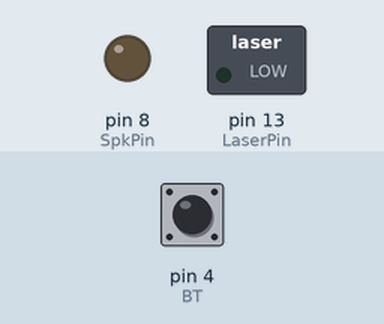
Simulated run of this sketch. Board: Arduino Uno, built with avr-gcc and run on an emulated ATmega328P. On the bench: switched loads named in the sketch (green lamp = pin HIGH), output pins drawn as LEDs (lit = HIGH). The inputs (shaded band) are chosen by the test bench; at power-on: pin 4 (BT) HIGH.

Above: at 1.2 s.
1.3 s: pin 4 (BT) pulled LOW for 1 s
At 2.2 s:
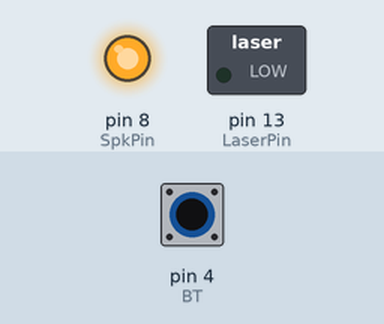
Timing chart, 0 to 13.3 s (numbered marks = the images above; inputs shaded):
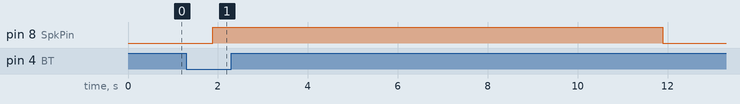

Measured:
- after the input at 1.3 s, pin 8 (SpkPin): LOW → HIGH after 0.59 s, → LOW 10.0 s later

The sketch:

unjuwatch_machineGun1.0.ino
```cpp
#include <IRremote.h>

#define LaserPin 13
#define BT 4
#define SpkPin 8

IRsend irsend;

void setup() {
  // put your setup code here, to run once:
  pinMode(LaserPin, OUTPUT);
  pinMode(BT, INPUT_PULLUP);
  pinMode(SpkPin, OUTPUT);
}
int bullit=5;
void loop() {
  // put your main code here, to run repeatedly:
  bool BTST = digitalRead(BT);
  if (BTST == LOW) {
    if(bullit>0){

     irsend.sendNEC(0xAAAAAAAA, 32); // AAAAAAAA <-총기분류코드 HEX값으로 32비트구성
 //  irsend.sendNEC(10101010101010101010101010101010, 32);
    delay(50);

    bullit--;
    }
    else{
      digitalWrite(SpkPin,HIGH);
      delay(10000);//재장전
      digitalWrite(SpkPin,LOW);
      bullit=150;
    }
  }
}
```
